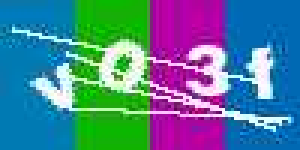
#> input picture puzzle5/SECOND_TRAINING_BATCH/data/185d5cf0bbd6bc951203122bffacb774.png, 100 x 50 px (shown 3 times larger); its folder holds only this picture in this run
$ python cleanCaptcha.py   (older library calls are emulated)
#> lines starting #> are read from the running program, lines starting #| are printed output that depends on the picture; after the words box and inside, x2 and y2 are one past the last pixel; in counts of white or black regions, pixels touching at a corner belong together
import cv2
import numpy
import sys
import os
import struct
import scipy.misc

from PIL import Image
# import cvk2

img_ext = '.png' #for example
dirpath = './data/'
img_fnames = [ os.path.join(dirpath, x) for x in os.listdir( dirpath ) if x.endswith(img_ext) ]

# cv2.imshow('test', dists_display)
outpath = './clean'

clean_fnames = [ os.path.splitext(os.path.basename(x))[0] +'.png' for x in img_fnames ]
clean_fnames = [ os.path.join( outpath, x ) for x in clean_fnames ]

i = 0
for i in range(len(img_fnames)):
# for i in range(1):
    name = img_fnames[i]
    image = cv2.imread(name)
#> image is the input picture: shape (50, 100, 3); mean B, G, R 148.9, 124.7, 78.2
    image = cv2.bilateralFilter(image,9,75,75)
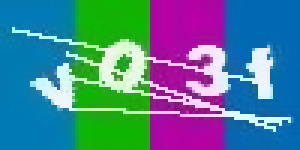
#> image: shape (50, 100, 3) (shown 3 times larger); mean B, G, R 149.1, 124.7, 78.1
    textColor = (255, 255, 255)

    diffs_per_channel = image.astype(numpy.float32) - textColor

    # square the distances (to get all positive numbers), and sum across the
    # third dimension (i.e. sum the squared color differences for each pixel
    squared_dists = (diffs_per_channel**2).sum(axis=2)
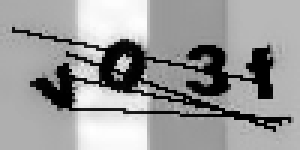
#> squared_dists: shape (50, 100) float64 (shown 3 times larger); min 330, max 128713, mean 77741.1; drawn with min black and max white

    # take the square root of the result to get an actual distance
    dists = numpy.sqrt(squared_dists)
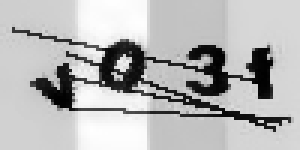
#> dists: shape (50, 100) float64 (shown 3 times larger); min 18.17, max 358.8, mean 261.9; drawn with min black and max white

    # convert back to unsigned, 8-bit integers
    # make all the values fit into the 0-255 range so we don't have overflow
    # when we convert back into 8-bit integers
    dists_display = numpy.clip(dists, 0, 255).astype(numpy.uint8)
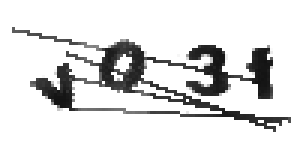
#> dists_display: shape (50, 100) (shown 3 times larger); min 18, max 255, mean 221.9

    dists_display[dists < 200] = 0
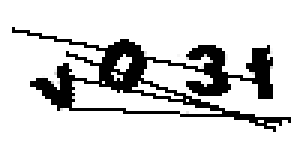
#> dists_display: shape (50, 100) (shown 3 times larger); 16.52% of pixels changed, all inside (x1, y1, x2, y2) = (4, 9, 97, 44)
    dists_display[dists > 200] = 255
#> dists_display: shape (50, 100); 83.5% white; 1 black region, box (x1, y1, x2, y2) and area: (4, 9, 97, 44) 826

    # kernel = numpy.ones((1,1),numpy.uint8)
    # opening = cv2.morphologyEx(dists_display, cv2.MORPH_OPEN, kernel)

    kernel = numpy.ones((3,3),numpy.uint8)
    closing = cv2.morphologyEx(dists_display, cv2.MORPH_CLOSE, kernel)
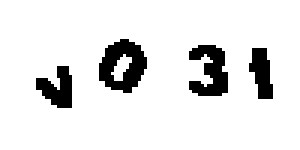
#> closing: shape (50, 100) (shown 3 times larger); 89.7% white; 4 black regions, box (x1, y1, x2, y2) and area: (33, 13, 49, 31) 178, (63, 15, 76, 32) 144, (12, 22, 24, 36) 103, (83, 16, 91, 33) 92


    out = clean_fnames[i]
    scipy.misc.imsave(out, closing)

$ run again, on puzzle5/SECOND_TRAINING_BATCH/data/371a636bc4e8c78a71df0eae78cf9ce3.png
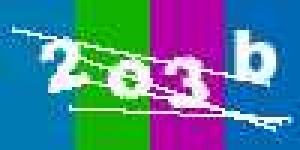
#> input picture puzzle5/SECOND_TRAINING_BATCH/data/371a636bc4e8c78a71df0eae78cf9ce3.png, 100 x 50 px (shown 3 times larger)
#> image is the input picture: shape (50, 100, 3); mean B, G, R 149.4, 125.5, 81
#> `dists = numpy.sqrt(squared_dists)`:
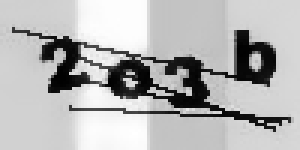
#> dists: shape (50, 100) float64 (shown 3 times larger); min 16.55, max 358.6, mean 259.3; drawn with min black and max white
#> `closing = cv2.morphologyEx(dists_display, cv2.MORPH_CLOSE, kernel)`:
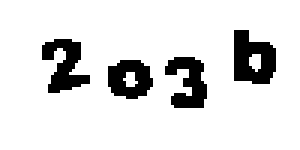
#> closing: shape (50, 100) (shown 3 times larger); 87.4% white; 4 black regions, box (x1, y1, x2, y2) and area: (78, 10, 92, 28) 182, (14, 13, 30, 31) 158, (55, 19, 69, 36) 148, (36, 20, 51, 33) 140

$ run again, on puzzle5/SECOND_TRAINING_BATCH/data/3c24b5324c8f272d84c301dd875a72cc.png
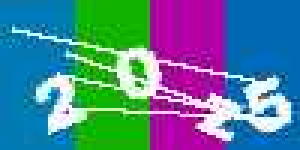
#> input picture puzzle5/SECOND_TRAINING_BATCH/data/3c24b5324c8f272d84c301dd875a72cc.png, 100 x 50 px (shown 3 times larger)
#> image is the input picture: shape (50, 100, 3); mean B, G, R 148.3, 125.6, 81.6
#> `dists = numpy.sqrt(squared_dists)`:
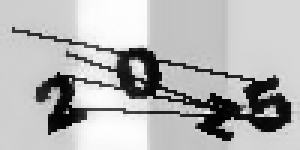
#> dists: shape (50, 100) float64 (shown 3 times larger); min 15.81, max 359.2, mean 259.4; drawn with min black and max white
#> `closing = cv2.morphologyEx(dists_display, cv2.MORPH_CLOSE, kernel)`:
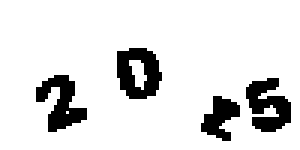
#> closing: shape (50, 100) (shown 3 times larger); 87.7% white; 4 black regions, box (x1, y1, x2, y2) and area: (39, 16, 54, 33) 173, (82, 26, 97, 44) 168, (12, 25, 29, 44) 164, (67, 32, 80, 47) 109
